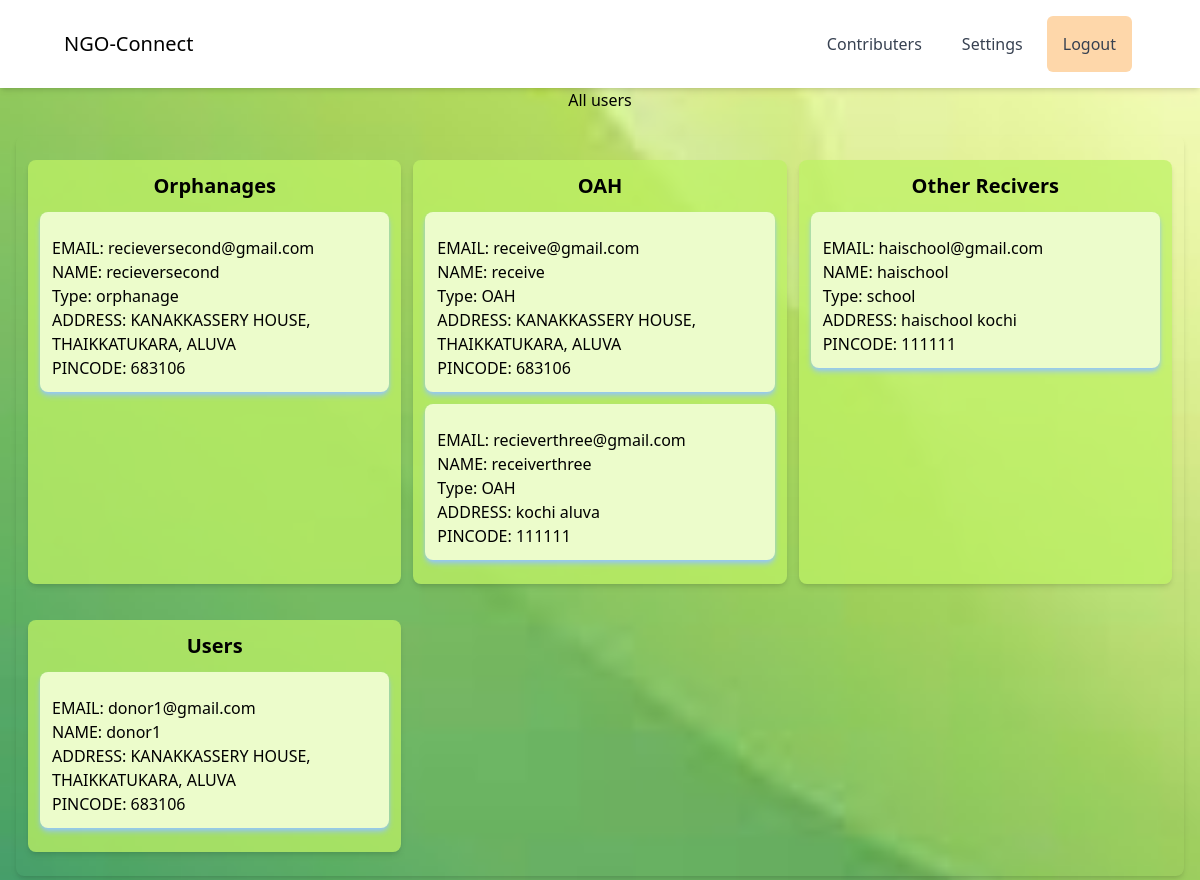
The app's page /ngo/ngo_all_users/ with its own data.
### reciever/models.py (models this page shows)
class ReceiverMoreDetails(models.Model):
    user = models.OneToOneField(User, on_delete=models.CASCADE)
    reciever_type = models.CharField(max_length=12, null=True)  # Whether receiver is OLH, Orphanage, etc.
    is_reciever_type_defined = models.BooleanField(default=False)

### base/models.py (models this page shows)
class ngousers(models.Model):
    user = models.OneToOneField(User, on_delete=models.CASCADE)
    user_type = models.CharField(max_length=10, choices=[
        ('NGO', 'NGO'),
        ('Donor', 'Donor'),
        ('Receiver','Receiver'),
    ])
    phone_number = models.CharField(max_length=13, null=True)
    address = models.CharField(max_length=100, null=True)
    pincode = models.CharField(max_length=10, null=True)

### ngo/views.py (the view)
# urls.py: path('ngo_all_users/', views.ngo_all_users, name="ngo_all_users"),
def ngo_all_users(request):
    user_name=request.user
    users = User.objects.all()
    user_details = ngousers.objects.all()
    reciever = ReceiverMoreDetails.objects.all()
    count = 1
    context = {
        'user' : user_name,
        'users' : users,
        'user_details' : user_details,
        'count' : count,
        'reciever' : reciever,
    }
    return render(request, 'ngo_all_users.html', context)

### ngo/templates/ngo_all_users.html (shortened to what this page needs)
<!DOCTYPE html>
<html lang="en">
<head>
    <script src="https://cdn.tailwindcss.com"></script>
</head>
<body class="font-sans" style="
            background-size: cover;
            background-position: center;" >
<header
    class="lg:px-16 px-4 bg-white flex flex-wrap items-center py-4 shadow-md"
>
    <div class="flex-1 flex justify-between items-center">
        <a href="/ngo/ngo_base" class="text-xl">NGO-Connect</a>
    </div>
    <div class="hidden lg:flex lg:items-center lg:w-auto w-full" id="menu">
        <nav>
            <ul
                class="lg:flex items-center justify-between text-base text-gray-700 pt-4 lg:pt-0"
            >
                <li><a class="lg:p-4 py-3 rounded-md px-0 mx-1 block hover:bg-blue-300" href="#">Contributers</a></li>
                <li><a class="lg:p-4 py-3 rounded-md px-0 mx-1 block hover:bg-blue-300" href="#">Settings</a></li>
                <li><a class="lg:p-4 py-3 rounded-md bg-orange-200 px-0 mx-1 block hover:bg-red-500" href="/logout">Logout</a></li>
            </ul>
        </nav>
    </div>
</header>
<h1 class="text-center">All users</h1>
<section class="text-center my-6 mx-4">
    <div class="flex flex-col lg:grid lg:grid-cols-3 gap-3 justify-around rounded-lg shadow-md p-3 my-3">
        <div class="bg-lime-300/75 rounded-lg shadow-md p-3 my-3">
            <h2 class="text-xl font-bold">Orphanages</h2>
          {% for user in users %} {% for detail in user_details %} {% if detail.user == user %}
          {% if detail.user_type == "Receiver" %}
          {% for r in reciever %}
          {% if r.user == user and r.reciever_type == 'orphanage' %}
          <div class="shadow-md shadow-blue-300 p-3 my-3 bg-lime-100 rounded-lg">
            <ul class="mt-3">
              <li class="text-left">EMAIL: {{ user.username }}</li>
              <li class="text-left">NAME: {{ user.first_name }}</li>
              <li class="text-left">Type: {{ r.reciever_type }} </li>
              <li class="text-left">ADDRESS: {{ detail.address }}</li>
              <li class="text-left">PINCODE: {{ detail.pincode }}</li>
            </ul>
          </div>
          {% endif %}
          {% endfor %}
          {% endif %}
          {% endif %} {% endfor %} {% endfor %}
        </div>
        <div class="bg-lime-300/75 rounded-lg shadow-md p-3 my-3">
          <h2 class="text-xl font-bold">OAH</h2>
          {% for user in users %} {% for detail in user_details %} {% if detail.user == user %}
          {% if detail.user_type == "Receiver" %}
          {% for r in reciever %}
          {% if r.user == user and r.reciever_type == 'OAH' %}
          <div class="shadow-md shadow-blue-300 p-3 my-3 bg-lime-100 rounded-lg">
            <ul class="mt-3">
              <li class="text-left">EMAIL: {{ user.username }}</li>
              <li class="text-left">NAME: {{ user.first_name }}</li>
              <li class="text-left">Type: {{ r.reciever_type }} </li>
              <li class="text-left">ADDRESS: {{ detail.address }}</li>
              <li class="text-left">PINCODE: {{ detail.pincode }}</li>
            </ul>
          </div>
          {% endif %}
          {% endfor %}
          {% endif %}
          {% endif %} {% endfor %} {% endfor %}
        </div>
        <div class="bg-lime-300/75 rounded-lg shadow-md p-3 my-3">
          <h2 class="text-xl font-bold">Other Recivers</h2>
        {% for user in users %} {% for detail in user_details %} {% if detail.user == user %}
        {% if detail.user_type == "Receiver" %}
        {% for r in reciever %}
        {% if r.user == user and r.reciever_type != 'OAH' and r.reciever_type != 'orphanage' %}
        <div class="shadow-md shadow-blue-300 p-3 my-3 bg-lime-100 rounded-lg">
          <ul class="mt-3">
            <li class="text-left">EMAIL: {{ user.username }}</li>
            <li class="text-left">NAME: {{ user.first_name }}</li>
            <li class="text-left">Type: {{ r.reciever_type }} </li>
            <li class="text-left">ADDRESS: {{ detail.address }}</li>
            <li class="text-left">PINCODE: {{ detail.pincode }}</li>
          </ul>
        </div>
        {% endif %}
        {% endfor %}
        {% endif %}
        {% endif %} {% endfor %} {% endfor %}
      </div>
        <div class="bg-lime-300/75 rounded-lg shadow-md p-3 my-3">
          <h2 class="text-xl font-bold">Users</h2>
          {% for user in users %} {% for detail in user_details %} {% if detail.user == user %}
          {% if detail.user_type == "Donor" %}
          <div class="shadow-md shadow-blue-300 p-3 my-3 bg-lime-100 rounded-lg">
            <ul class="mt-3">
              <li class="text-left">EMAIL: {{ user.username }}</li>
              <li class="text-left">NAME: {{ user.first_name }}</li>
              <li class="text-left">ADDRESS: {{ detail.address }}</li>
              <li class="text-left">PINCODE: {{ detail.pincode }}</li>
            </ul>
          </div>
          {% endif %}
          {% endif %} {% endfor %} {% endfor %}
        </div>
      </div>
    </section>
  </body>
</html>

### records on screen
ngousers: address "KANAKKASSERY HOUSE, THAIKKATUKARA, ALUVA", pincode "683106"
ReceiverMoreDetails: reciever_type "orphanage"
ngousers: address "KANAKKASSERY HOUSE, THAIKKATUKARA, ALUVA", pincode "683106"
ReceiverMoreDetails: reciever_type "OAH"
ngousers: address "kochi aluva", pincode "111111"
ReceiverMoreDetails: reciever_type "OAH"
ngousers: address "haischool kochi", pincode "111111"
ReceiverMoreDetails: reciever_type "school"
ngousers: address "KANAKKASSERY HOUSE, THAIKKATUKARA, ALUVA", pincode "683106"

### other values on screen
{{ user.username }} "recieversecond@gmail.com"
{{ user.first_name }} "recieversecond"
{{ user.username }} "receive@gmail.com"
{{ user.first_name }} "receive"
{{ user.username }} "recieverthree@gmail.com"
{{ user.first_name }} "receiverthree"
{{ user.username }} "haischool@gmail.com"
{{ user.first_name }} "haischool"
{{ user.username }} "donor1@gmail.com"
{{ user.first_name }} "donor1"
